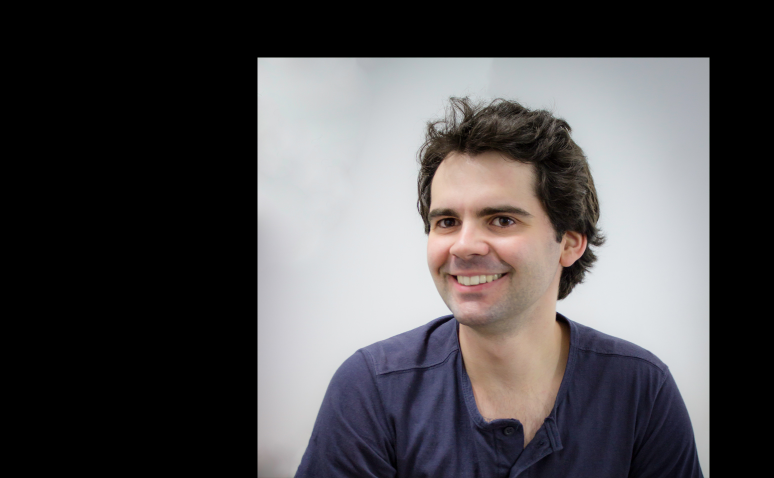
#> input picture images/portrait/source.jpg, 1547 x 956 px (shown at 1/2 size)
$ python demo.py
#> lines starting #> are read from the running program, lines starting #| are printed output that depends on the picture; after the words box and inside, x2 and y2 are one past the last pixel; in counts of white or black regions, pixels touching at a corner belong together
### utils/image.py
import cv2
import numpy as np


def read_image(path: str) -> np.ndarray:
    """Read image and rescale the output from integer data types to the range [0, 1].

    Args:
        path: Path to the image.

    Returns:
        Image array in the range [0, 1].
    """
    image = cv2.imread(path)
    image = cv2.cvtColor(image, cv2.COLOR_BGR2RGB)
    image = image / 255.0
    return image


def save_image(image: np.ndarray, save_path: str) -> None:
    """Save image and clip the input to the range [0, 1] before converting to integer data types.

    Args:
        image: Image array.
        save_path: Path to save the image.
    """
    image = np.clip(image, 0, 1)
    image = image * 255.0
    image = np.uint8(image)
    image = cv2.cvtColor(image, cv2.COLOR_RGB2BGR)
    cv2.imwrite(save_path, image)

### composite.py
import cv2
import numpy as np

from src.color.color_correction import color_correction
from src.conv_pyr.convolution_pyramid import convlution_pyramid
from utils.image import read_image, save_image


def composite(
    src_path: str, trg_path: str, alpha_path: str, w: list, save_path: str
) -> None:
    """Composite src image to trg image with alpha mask.

    Args:
        src_path: Path to source image.
        trg_path: Path to target image.
        alpha_path: Path to alpha mask.
        w: Weights of color correction.
        save_path: Path to save result.
    """
    src = read_image(src_path)
#> in read_image, image is the input picture: shape (956, 1547, 3); mean B, G, R 78.9, 77, 79.1
    trg = read_image(trg_path)
#> call 2 of read_image, with path = 'images/portrait/target.jpg'
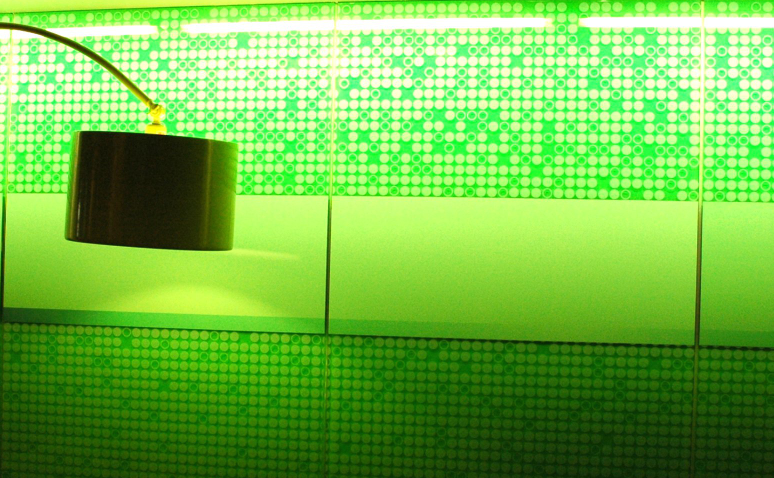
#> input picture images/portrait/target.jpg, 1547 x 956 px (shown at 1/2 size)
#> in read_image, image is the input picture: shape (956, 1547, 3); mean B, G, R 69.6, 185.4, 111.6
    alpha = read_image(alpha_path)
#> call 3 of read_image, with path = 'images/portrait/alpha.jpg'
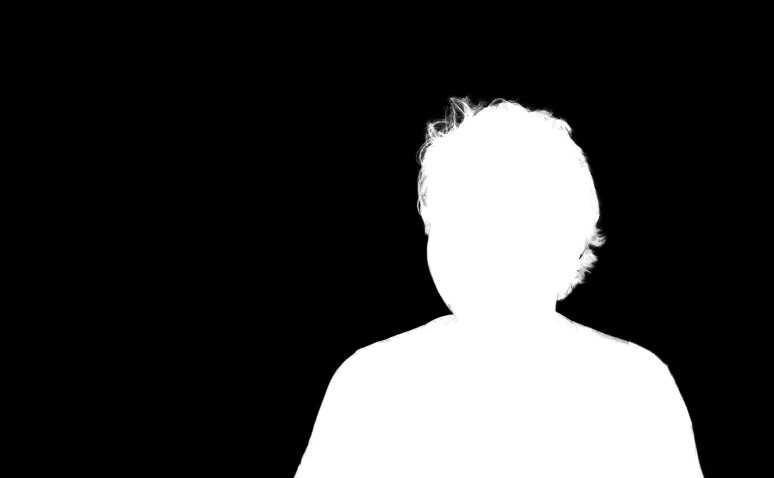
#> input picture images/portrait/alpha.jpg, 1547 x 956 px (shown at 1/2 size)
#> in read_image, image is the input picture: shape (956, 1547, 3); min 0, max 255, mean 58.9
    alpha = alpha[:, :, 0]

    mask = cv2.dilate(
        np.uint8(np.where(alpha > 0, 1, 0) * 255),
        cv2.getStructuringElement(cv2.MORPH_ELLIPSE, (5, 5)),
    )
#> mask: shape (956, 1547); 25% white; 2 white regions (1 under 20 px), largest, box (x1, y1, x2, y2) and area: (574, 174, 1434, 956) 369118
    mask = np.uint8(mask / 255)

    membrane = convlution_pyramid(src, trg, mask)
#> in convlution_pyramid, `chi[chi > 0] = 1`: chi: shape (956, 1547) float32; values 0 (black) and 1 (white), 0.19% white in thin lines or dots, all inside (x1, y1, x2, y2) = (573, 173, 1435, 956)

    output = color_correction(src, trg, mask, alpha, membrane, w)
    save_image(output, save_path)

### src/conv_pyr/convolution_pyramid.py
import cv2
import numpy as np
from src.conv_pyr.evalf import evalf


def convlution_pyramid(
    source: np.ndarray, target: np.ndarray, mask: np.ndarray
) -> np.ndarray:
    """Convolution pyramid to compute the Laplacian membranes.

    Args:
        source: Source image.
        target: Target image.
        mask: Mask of source image.

    Returns:
        membrane: Laplacian membranes.

    """

    # Characteristic function: 1 on the boundary, 0 otherwise
    h = np.array([[0, 1, 0], [1, -4, 1], [0, 1, 0]], dtype=np.float32)
    chi = cv2.filter2D(mask.astype(np.float32), -1, h)
    chi[chi < 0] = 0
    chi[chi > 0] = 1

    erf = target - source

    # Filter set: h1, h2 and g
    w = np.array([0.1507, 0.6836, 1.0334, 0.0270, 0.0312, 0.7753])

    h1 = w[:3]
    h1 = np.hstack((h1, h1[-2::-1]))
    h1 = np.expand_dims(h1, axis=0)
    h1 = h1.T * h1

    h2 = h1 * w[3]

    g = w[4:]
    g = np.hstack((g, g[-2::-1]))
    g = np.expand_dims(g, axis=0)
    g = g.T * g

    membrane = np.zeros_like(source, dtype=np.float32)

    chi_evalf = evalf(chi, h1, h2, g)
#> the loop in evalf, `for i in range(1, max_level):` made 10 passes
#> pass 1, in evalf, `down = down[::2, ::2]`:
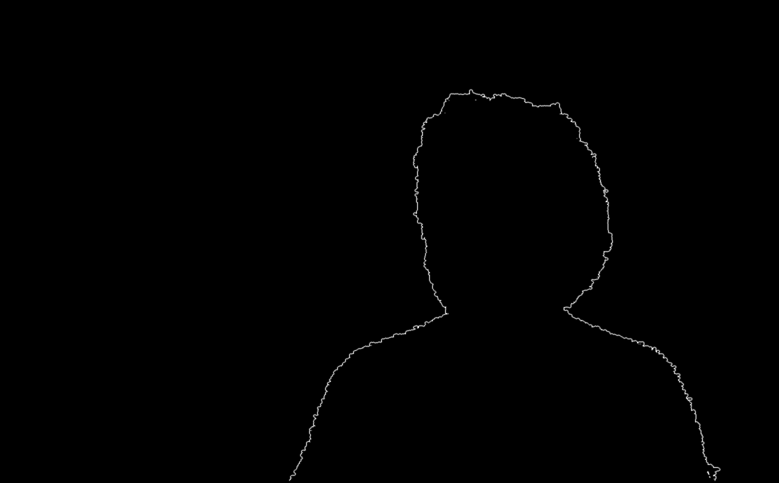
#> down: shape (483, 779) float64; min 0, max 4.25, mean 0.0134; drawn with min black and max white
#> after the loop in evalf, `for i in range(1, max_level):`: pyr = 11 items
    for i in range(3):
        erf_i = erf[:, :, i]
        erf_i[chi == 0] = 0

        # Convolution Pyramid
        erf_i_evalf = evalf(erf_i, h1, h2, g)

        membrane[:, :, i] = np.divide(
            erf_i_evalf, chi_evalf, out=np.zeros_like(erf_i_evalf), where=chi_evalf != 0
        )

    return membrane

### src/conv_pyr/evalf.py
import math

import numpy as np
from scipy.signal import convolve2d


def evalf(a: np.ndarray, h1: np.ndarray, h2: np.ndarray, g: np.ndarray) -> np.ndarray:
    """Evaluate convolution pyramid on input a using filter set specified by: h1, h2, g."""

    h, w = a.shape
    max_level = math.ceil(math.log2(max(h, w)))
    fs = h1.shape[0]

    # Forward transform (analysis)
    pyr = [0] * max_level
    pyr[0] = np.pad(a, ((fs, fs), (fs, fs)), mode="constant", constant_values=0)
    for i in range(1, max_level):
        down = convolve2d(pyr[i - 1], h1, boundary="symm", mode="same")
        down = down[::2, ::2]

        down = np.pad(down, ((fs, fs), (fs, fs)), mode="constant", constant_values=0)
        pyr[i] = down

    # Backward transform (synthesis)
    fpyr = [0] * max_level
    fpyr[max_level - 1] = convolve2d(
        pyr[max_level - 1], g, boundary="symm", mode="same"
    )
    for i in range(max_level - 2, -1, -1):
        rd = fpyr[i + 1]
        rd = rd[fs:-fs, fs:-fs]

        up = np.zeros_like(pyr[i])
        up[::2, ::2] = rd

        fpyr[i] = convolve2d(up, h2, boundary="symm", mode="same") + convolve2d(
            pyr[i], g, boundary="symm", mode="same"
        )

    ahat = fpyr[0]
    ahat = ahat[fs:-fs, fs:-fs]
    return ahat

### src/color/compute_dominant_color.py
import numpy as np


def compute_dominant_color(
    target: np.ndarray, mask: np.ndarray, alpha: np.ndarray
) -> np.ndarray:
    """Compute dominant color.

    Args:
        target: Background image.
        mask: A rough cut of the image source.
        alpha: Alpha mask of the image source.

    Returns:
        dominant_color

    """

    transition_zone = mask - alpha

    r = np.squeeze(target[:, :, 0])
    g = np.squeeze(target[:, :, 1])
    b = np.squeeze(target[:, :, 2])

    dominant_color = np.zeros((3,))
    dominant_color[0] = np.mean(np.mean(r[transition_zone > 0.6]))
    dominant_color[1] = np.mean(np.mean(g[transition_zone > 0.6]))
    dominant_color[2] = np.mean(np.mean(b[transition_zone > 0.6]))

    return dominant_color

### src/color/color_correction.py
import numpy as np
from src.color.change_basis_matrix import change_basis_matrix
from src.color.compute_dominant_color import compute_dominant_color


def color_correction(
    source: np.ndarray,
    target: np.ndarray,
    mask: np.ndarray,
    alpha: np.ndarray,
    membrane: np.ndarray,
    w: list,
) -> np.ndarray:
    """Creates a composition according to three parameters that
    weigh the dominant color present in the surroundings of
    the image source in the image target and their 2 orthonormal vectors.

    Args:
        source: Image that will be pasted in the target image.
        target: Background image.
        mask: A rough cut of the image source.
        alpha: Alpha mask of the image source.
        membrane: Membrane.
        w: A list of the weight for each vector space.

    Returns:
        image composite result

    """

    dominant_color = compute_dominant_color(target, mask, alpha)
    basis_matrix = change_basis_matrix(dominant_color)

    width, height, channels = source.shape
    tmp = np.hstack(
        [
            source[:, :, 0].reshape(-1, 1),
            source[:, :, 1].reshape(-1, 1),
            source[:, :, 2].reshape(-1, 1),
        ]
    )
    tmp = np.dot(tmp, basis_matrix)
    new_source = np.zeros((width, height, channels)).astype(np.float32)
    new_source[:, :, 0] = tmp[:, 0].reshape(width, height)
    new_source[:, :, 1] = tmp[:, 1].reshape(width, height)
    new_source[:, :, 2] = tmp[:, 2].reshape(width, height)

    tmp = np.hstack(
        [
            target[:, :, 0].reshape(-1, 1),
            target[:, :, 1].reshape(-1, 1),
            target[:, :, 2].reshape(-1, 1),
        ]
    )
    tmp = np.dot(tmp, basis_matrix)
    new_target = np.zeros((width, height, channels)).astype(np.float32)
    new_target[:, :, 0] = tmp[:, 0].reshape(width, height)
    new_target[:, :, 1] = tmp[:, 1].reshape(width, height)
    new_target[:, :, 2] = tmp[:, 2].reshape(width, height)

    tmp = np.hstack(
        [
            membrane[:, :, 0].reshape(-1, 1),
            membrane[:, :, 1].reshape(-1, 1),
            membrane[:, :, 2].reshape(-1, 1),
        ]
    )
    tmp = np.dot(tmp, basis_matrix)
    new_membrane = np.zeros((width, height, channels)).astype(np.float32)
    new_membrane[:, :, 0] = tmp[:, 0].reshape(width, height)
    new_membrane[:, :, 1] = tmp[:, 1].reshape(width, height)
    new_membrane[:, :, 2] = tmp[:, 2].reshape(width, height)

    result_new = np.zeros((width, height, channels)).astype(np.float32)
    for i in range(3):
        tar = new_target[:, :, i]
        temp = (1 - w[i] * alpha) * new_membrane[:, :, i] + new_source[:, :, i]
        tar[mask == 1] = temp[mask == 1]
        result_new[:, :, i] = tar

    tmp = np.hstack(
        [
            result_new[:, :, 0].reshape(-1, 1),
            result_new[:, :, 1].reshape(-1, 1),
            result_new[:, :, 2].reshape(-1, 1),
        ]
    )
    tmp = np.dot(tmp, basis_matrix.T)
    result = np.zeros((width, height, channels))
    result[:, :, 0] = tmp[:, 0].reshape(width, height)
    result[:, :, 1] = tmp[:, 1].reshape(width, height)
    result[:, :, 2] = tmp[:, 2].reshape(width, height)

    return result

### src/color/change_basis_matrix.py
import numpy as np
from src.color.rot_vec_around_axis import rot_vec_around_axis


def change_basis_matrix(dominant_color):
    """Change basis matrix."""

    r = np.array([1, 0, 0])
    g = np.array([0, 1, 0])
    b = np.array([0, 0, 1])

    dominant_norm = np.linalg.norm(dominant_color)
    dominant_color = dominant_color / dominant_norm

    rotate_axis = np.cross(r, dominant_color)
    rotate_axis = rotate_axis / np.linalg.norm(rotate_axis)
    angle_rot = np.arccos(np.dot(r, dominant_color))

    rnew = rot_vec_around_axis(r, rotate_axis, angle_rot)
    gnew = rot_vec_around_axis(g, rotate_axis, angle_rot)
    bnew = rot_vec_around_axis(b, rotate_axis, angle_rot)

    matrix = np.vstack(
        [np.expand_dims(rnew, 0), np.expand_dims(gnew, 0), np.expand_dims(bnew, 0)]
    )

    return matrix

### src/color/rot_vec_around_axis.py
import numpy as np


def rot_vec_around_axis(v, axis, angle_radians):
    c = round(np.cos(angle_radians), 4)
    s = round(np.sin(angle_radians), 4)
    C = round(1 - c, 4)

    rot_matrix = np.array(
        [
            [
                axis[0] * axis[0] * C + c,
                axis[0] * axis[1] * C - axis[2] * s,
                axis[0] * axis[2] * C + axis[1] * s,
            ],
            [
                axis[1] * axis[0] * C + axis[2] * s,
                axis[1] * axis[1] * C + c,
                axis[1] * axis[2] * C - axis[0] * s,
            ],
            [
                axis[2] * axis[0] * C - axis[1] * s,
                axis[2] * axis[1] * C + axis[0] * s,
                axis[2] * axis[2] * C + c,
            ],
        ]
    )
    out_vector = np.dot(rot_matrix, np.expand_dims(v, axis=-1))
    out_vector = np.squeeze(out_vector)
    return out_vector

### demo.py
from composite import composite

src_path = "images/portrait/source.jpg"
trg_path = "images/portrait/target.jpg"
alpha_path = "images/portrait/alpha.jpg"
save_path = "images/portrait/composite.jpg"
w = [0.7, 0.82, 0.84]
composite(src_path, trg_path, alpha_path, w, save_path)
#> after the loop in convlution_pyramid, `for i in range(3):`:
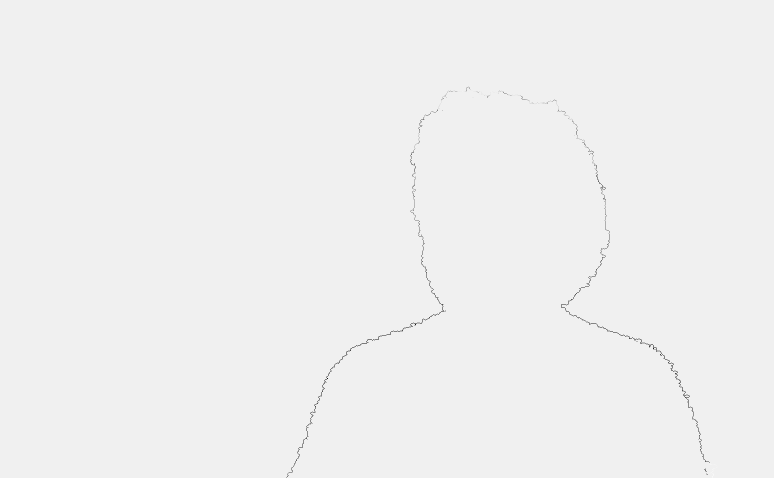
#> erf_i: shape (956, 1547) float64 (shown at 1/2 size); min -0.89, max 0.0549, mean -0.00112; drawn with min black and max white
#> after the loop in convlution_pyramid, `for i in range(3):`:
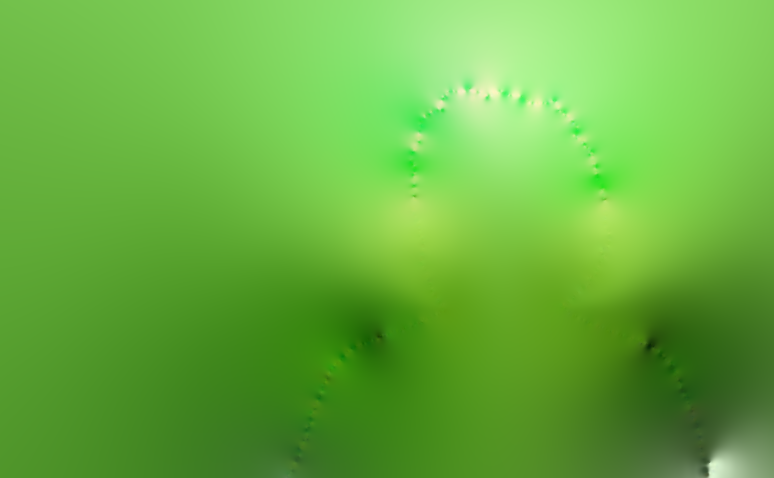
#> membrane: shape (956, 1547, 3) float32 (shown at 1/2 size); mean R, G, B -0.424, -0.0942, -0.604; drawn with min black and max white
#> in compute_dominant_color, `b = np.squeeze(target[:, :, 2])`:
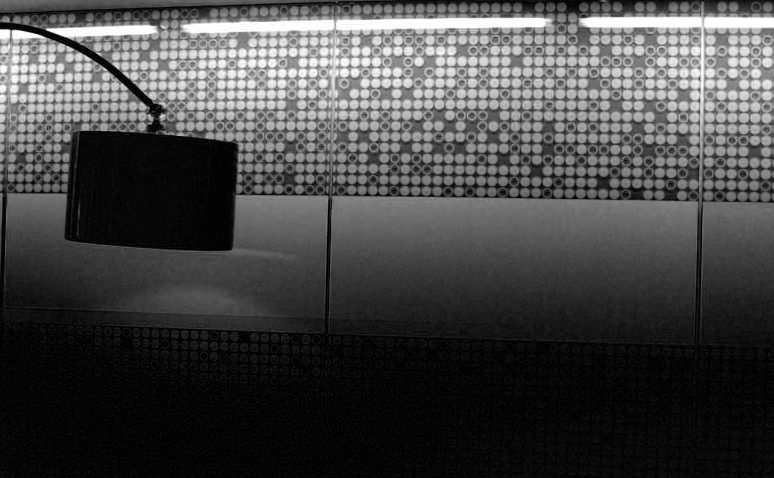
#> b: shape (956, 1547) float64 (shown at 1/2 size); min 0, max 1, mean 0.273
#> in color_correction, `dominant_color = compute_dominant_color(target, mask, alpha)`: dominant_color = [0.452, 0.786, 0.296]
#> in change_basis_matrix, `dominant_norm = np.linalg.norm(dominant_color)`: dominant_norm = 0.954
#> in change_basis_matrix, `dominant_color = dominant_color / dominant_norm`: dominant_color = [0.473, 0.824, 0.311]
#> in change_basis_matrix, `rotate_axis = np.cross(r, dominant_color)`: rotate_axis = [0, -0.311, 0.824]
#> in change_basis_matrix, `rotate_axis = rotate_axis / np.linalg.norm(rotate_axis)`: rotate_axis = [0, -0.353, 0.936]
#> in change_basis_matrix, `angle_rot = np.arccos(np.dot(r, dominant_color))`: angle_rot = 1.08
#> in rot_vec_around_axis, `c = round(np.cos(angle_radians), 4)`: c = 0.473
#> in rot_vec_around_axis, `s = round(np.sin(angle_radians), 4)`: s = 0.881
#> in rot_vec_around_axis, `C = round(1 - c, 4)`: C = 0.527
#> in rot_vec_around_axis, `rot_matrix = np.array( [ [ axis[0] * axis[0] * C + c, axis[0] * axis[1..`: rot_matrix = [[0.473, -0.824, -0.311], [0.824, 0.539, -0.174], [0.311, -0.174, 0.935]]
#> in rot_vec_around_axis, `out_vector = np.dot(rot_matrix, np.expand_dims(v, axis=-1))`: out_vector = [0.473, 0.824, 0.311]
#> in change_basis_matrix, `gnew = rot_vec_around_axis(g, rotate_axis, angle_rot)`: gnew = [-0.824, 0.539, -0.174]
#> in change_basis_matrix, `bnew = rot_vec_around_axis(b, rotate_axis, angle_rot)`: bnew = [-0.311, -0.174, 0.935]
#> in change_basis_matrix, `matrix = np.vstack( [np.expand_dims(rnew, 0), np.expand_dims(gnew, 0),..`: matrix = [[0.473, 0.824, 0.311], [-0.824, 0.539, -0.174], [-0.311, -0.174, 0.935]]
#> in color_correction, `basis_matrix = change_basis_matrix(dominant_color)`: basis_matrix has the same summary as matrix in change_basis_matrix
#> the loop in color_correction, `for i in range(3):` made 3 passes
#> pass 2, in color_correction, `tar = new_target[:, :, i]`:
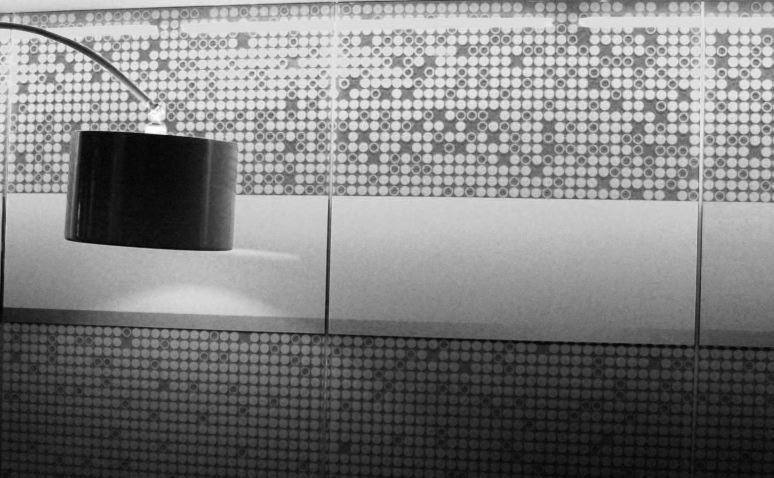
#> tar: shape (956, 1547) float32 (shown at 1/2 size); min 0.0629, max 1.36, mean 0.705; drawn with min black and max white
